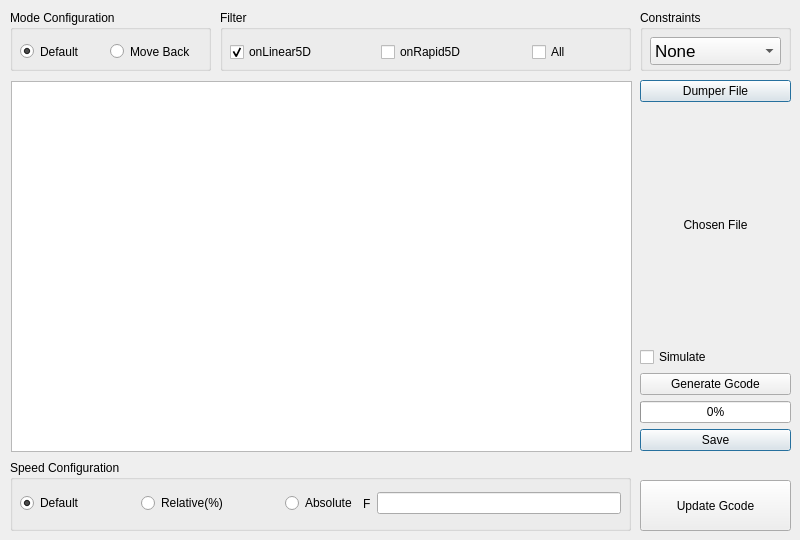
    <widget class="QWidget" name="Gcode">
     <attribute name="title">
      <string>Gcode Generation</string>
     </attribute>
     <widget class="QPlainTextEdit" name="gcodeGenerationPlainTextEdit">
      <property name="geometry">
       <rect>
        <x>11</x>
        <y>81</y>
        <width>621</width>
        <height>371</height>
       </rect>
      </property>
     </widget>
     <widget class="QWidget" name="layoutWidget">
      <property name="geometry">
       <rect>
        <x>640</x>
        <y>80</y>
        <width>151</width>
        <height>371</height>
       </rect>
      </property>
      <layout class="QVBoxLayout" name="verticalLayout_19">
       <item>
        <widget class="QPushButton" name="dumperFileButton">
         <property name="text">
          <string>Dumper File</string>
         </property>
         <property name="autoDefault">
          <bool>false</bool>
         </property>
         <property name="default">
          <bool>true</bool>
         </property>
        </widget>
       </item>
       <item>
        <widget class="QLabel" name="chosenFilelabel">
         <property name="text">
          <string>Chosen File</string>
         </property>
         <property name="alignment">
          <set>Qt::AlignCenter</set>
         </property>
         <property name="margin">
          <number>0</number>
         </property>
        </widget>
       </item>
       <item>
        <widget class="QCheckBox" name="simulateCheckBox">
         <property name="text">
          <string>Simulate</string>
         </property>
        </widget>
       </item>
       <item>
        <widget class="QPushButton" name="generateGcodeButton">
         <property name="text">
          <string>Generate Gcode</string>
         </property>
         <property name="autoDefault">
          <bool>false</bool>
         </property>
        </widget>
       </item>
       <item>
        <widget class="QProgressBar" name="progressBar">
         <property name="value">
          <number>0</number>
         </property>
        </widget>
       </item>
       <item>
        <widget class="QPushButton" name="saveButton">
         <property name="text">
          <string>Save</string>
         </property>
         <property name="autoDefault">
          <bool>false</bool>
         </property>
         <property name="default">
          <bool>true</bool>
         </property>
        </widget>
       </item>
      </layout>
     </widget>
     <widget class="QPushButton" name="updateGcodeButton">
      <property name="geometry">
       <rect>
        <x>640</x>
        <y>480</y>
        <width>151</width>
        <height>51</height>
       </rect>
      </property>
      <property name="text">
       <string>Update Gcode</string>
      </property>
      <property name="autoDefault">
       <bool>false</bool>
      </property>
      <property name="flat">
       <bool>false</bool>
      </property>
     </widget>
     <widget class="QGroupBox" name="groupBox">
      <property name="geometry">
       <rect>
        <x>10</x>
        <y>460</y>
        <width>621</width>
        <height>71</height>
       </rect>
      </property>
      <property name="title">
       <string>Speed Configuration</string>
      </property>
      <widget class="QWidget" name="layoutWidget">
       <property name="geometry">
        <rect>
         <x>10</x>
         <y>30</y>
         <width>601</width>
         <height>27</height>
        </rect>
       </property>
       <layout class="QHBoxLayout" name="horizontalLayout_38">
        <item>
         <layout class="QHBoxLayout" name="horizontalLayout_32">
          <property name="spacing">
           <number>57</number>
          </property>
          <item>
           <widget class="QRadioButton" name="speedDefaultRadioButton">
            <property name="text">
             <string>Default</string>
            </property>
            <property name="checked">
             <bool>true</bool>
            </property>
           </widget>
          </item>
          <item>
           <widget class="QRadioButton" name="speedRelativeRadioButton">
            <property name="text">
             <string>Relative(%)</string>
            </property>
           </widget>
          </item>
          <item>
           <widget class="QRadioButton" name="speedAbsoluteRadioButton">
            <property name="text">
             <string>Absolute</string>
            </property>
           </widget>
          </item>
         </layout>
        </item>
        <item>
         <widget class="QLabel" name="speedFlabel">
          <property name="text">
           <string>F</string>
          </property>
         </widget>
        </item>
        <item>
         <widget class="QLineEdit" name="speedConfigurationLineEdit"/>
        </item>
       </layout>
      </widget>
     </widget>
     <widget class="QGroupBox" name="groupBox_3">
      <property name="geometry">
       <rect>
        <x>10</x>
        <y>10</y>
        <width>201</width>
        <height>61</height>
       </rect>
      </property>
      <property name="title">
       <string>Mode Configuration</string>
      </property>
      <widget class="QRadioButton" name="modeDefaultRadioButton">
       <property name="geometry">
        <rect>
         <x>10</x>
         <y>30</y>
         <width>71</width>
         <height>23</height>
        </rect>
       </property>
       <property name="text">
        <string>Default</string>
       </property>
       <property name="checked">
        <bool>true</bool>
       </property>
      </widget>
      <widget class="QRadioButton" name="moveBackRadioButton">
       <property name="geometry">
        <rect>
         <x>100</x>
         <y>30</y>
         <width>101</width>
         <height>23</height>
        </rect>
       </property>
       <property name="text">
        <string>Move Back</string>
       </property>
      </widget>
     </widget>
     <widget class="QGroupBox" name="groupBox_4">
      <property name="geometry">
       <rect>
        <x>220</x>
        <y>10</y>
        <width>411</width>
        <height>61</height>
       </rect>
      </property>
      <property name="title">
       <string>Filter</string>
      </property>
      <widget class="QWidget" name="layoutWidget">
       <property name="geometry">
        <rect>
         <x>10</x>
         <y>30</y>
         <width>391</width>
         <height>25</height>
        </rect>
       </property>
       <layout class="QHBoxLayout" name="horizontalLayout_59">
        <property name="spacing">
         <number>62</number>
        </property>
        <item>
         <widget class="QCheckBox" name="onLinear5DCheckBox">
          <property name="text">
           <string>onLinear5D</string>
          </property>
          <property name="checked">
           <bool>true</bool>
          </property>
          <property name="tristate">
           <bool>false</bool>
          </property>
         </widget>
        </item>
        <item>
         <widget class="QCheckBox" name="onRapid5DCheckBox">
          <property name="text">
           <string>onRapid5D</string>
          </property>
         </widget>
        </item>
        <item>
         <widget class="QCheckBox" name="allCheckBox">
          <property name="text">
           <string>All</string>
          </property>
         </widget>
        </item>
       </layout>
      </widget>
     </widget>
     <widget class="QGroupBox" name="groupBox_2">
      <property name="geometry">
       <rect>
        <x>640</x>
        <y>10</y>
        <width>151</width>
        <height>61</height>
       </rect>
      </property>
      <property name="title">
       <string>Constraints</string>
      </property>
      <widget class="QComboBox" name="gcodeGenerationConstraintsComboBox">
       <property name="geometry">
        <rect>
         <x>10</x>
         <y>27</y>
         <width>131</width>
         <height>28</height>
        </rect>
       </property>
       <property name="font">
        <font>
         <pointsize>13</pointsize>
        </font>
       </property>
       <item>
        <property name="text">
         <string>None</string>
        </property>
       </item>
       <item>
        <property name="text">
         <string>Orientation</string>
        </property>
       </item>
       <item>
        <property name="text">
         <string>Joint</string>
        </property>
       </item>
       <item>
        <property name="text">
         <string>Position</string>
        </property>
       </item>
      </widget>
     </widget>
    </widget>
